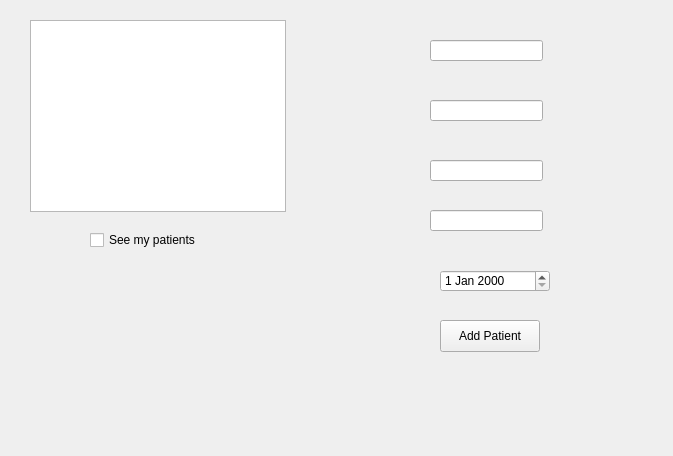
<?xml version="1.0" encoding="UTF-8"?>
<ui version="4.0">
 <class>gui</class>
 <widget class="QWidget" name="gui">
  <property name="geometry">
   <rect>
    <x>0</x>
    <y>0</y>
    <width>673</width>
    <height>456</height>
   </rect>
  </property>
  <property name="windowTitle">
   <string>gui</string>
  </property>
  <widget class="QListWidget" name="listWidgetPatient">
   <property name="geometry">
    <rect>
     <x>30</x>
     <y>20</y>
     <width>256</width>
     <height>192</height>
    </rect>
   </property>
  </widget>
  <widget class="QCheckBox" name="myPatientsCheckbox">
   <property name="geometry">
    <rect>
     <x>90</x>
     <y>230</y>
     <width>141</width>
     <height>20</height>
    </rect>
   </property>
   <property name="text">
    <string>See my patients</string>
   </property>
  </widget>
  <widget class="QLineEdit" name="nameLineEdit">
   <property name="geometry">
    <rect>
     <x>430</x>
     <y>40</y>
     <width>113</width>
     <height>21</height>
    </rect>
   </property>
  </widget>
  <widget class="QLineEdit" name="diagnosisLineEdit">
   <property name="geometry">
    <rect>
     <x>430</x>
     <y>100</y>
     <width>113</width>
     <height>21</height>
    </rect>
   </property>
  </widget>
  <widget class="QLineEdit" name="doctorLineEdit">
   <property name="geometry">
    <rect>
     <x>430</x>
     <y>160</y>
     <width>113</width>
     <height>21</height>
    </rect>
   </property>
  </widget>
  <widget class="QLineEdit" name="specialisationLineEdit">
   <property name="geometry">
    <rect>
     <x>430</x>
     <y>210</y>
     <width>113</width>
     <height>21</height>
    </rect>
   </property>
  </widget>
  <widget class="QDateEdit" name="dateEdit">
   <property name="geometry">
    <rect>
     <x>440</x>
     <y>270</y>
     <width>110</width>
     <height>22</height>
    </rect>
   </property>
  </widget>
  <widget class="QPushButton" name="addButton">
   <property name="geometry">
    <rect>
     <x>440</x>
     <y>320</y>
     <width>100</width>
     <height>32</height>
    </rect>
   </property>
   <property name="text">
    <string>Add Patient</string>
   </property>
  </widget>
 </widget>
 <resources/>
 <connections/>
</ui>
